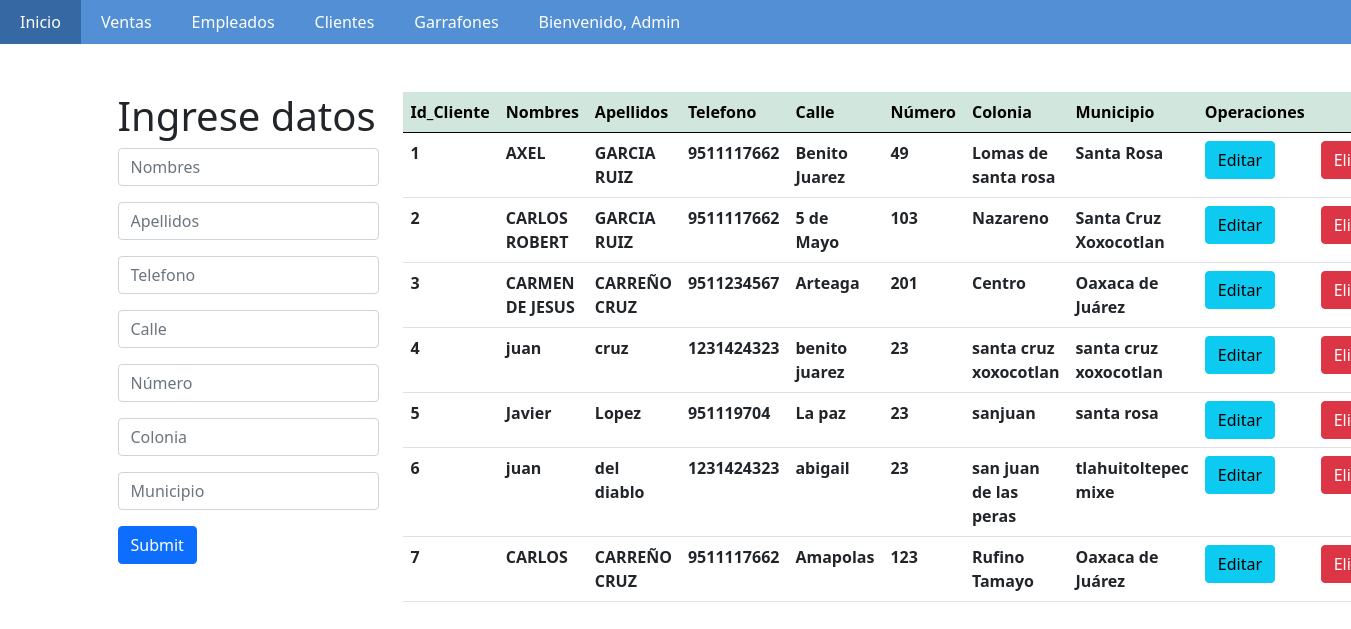
The app's page /cliente/cliente.php (signed in) with its own data.
### tables this page shows
CREATE TABLE `cliente` (
  `Id_Cliente` int(11) NOT NULL,
  `nombres` varchar(50) NOT NULL,
  `apellidos` varchar(50) NOT NULL,
  `telefono` varchar(10) NOT NULL,
  `calle` varchar(60) NOT NULL,
  `numero` varchar(5) NOT NULL,
  `colonia` varchar(100) NOT NULL,
  `Municipio` varchar(100) NOT NULL
);

### cliente/cliente.php (the view, shortened to what this page needs)
<?php
    $con=conectar();
    $sql="SELECT *  FROM cliente";
    $query=mysqli_query($con,$sql);
?>
<!DOCTYPE html>
<html lang="en">
    <head>
        <link href="../style_m.css" rel="stylesheet">
        <link href="https://cdn.jsdelivr.net/npm/bootstrap@5.0.0-beta1/dist/css/bootstrap.min.css" rel="stylesheet">
    </head>
    <body>
    <nav>
			<ul>
			<li><a href="../menu.php">Inicio</a></li>
			<li><a href="../venta/venta.php">Ventas</a></li>
				<li><a href="../empleado/empleado.php">Empleados</a></li>
				<li><a href="cliente.php">Clientes</a></li>
				<li><a href="../garrafon/garrafon.php">Garrafones</a></li>
				<li><a href="#">Bienvenido, <?php echo $_SESSION['nombre']; ?></a>
            </li>
			</ul>
		</nav>
            <div class="container mt-5">
                    <div class="row">
                        <div class="col-md-3">
                            <h1>Ingrese datos</h1>
                                <form action="insertar.php" method="POST">
                                    <input type="text" class="form-control mb-3" name="nombres" placeholder="Nombres">
                                    <input type="text" class="form-control mb-3" name="apellidos" placeholder="Apellidos">
                                    <input type="text" class="form-control mb-3" name="telefono" placeholder="Telefono">
                                    <input type="text" class="form-control mb-3" name="calle" placeholder="Calle">
                                    <input type="text" class="form-control mb-3" name="numero" placeholder="Número">
                                    <input type="text" class="form-control mb-3" name="colonia" placeholder="Colonia">
                                    <input type="text" class="form-control mb-3" name="Municipio" placeholder="Municipio">
                                    <input type="submit" class="btn btn-primary">
                                </form>
                        </div>
                        <div class="col-md-8">
                            <table class="table" >
                                <thead class="table-success table-striped" >
                                    <tr>
                                        <th>Id_Cliente</th>
                                        <th>Nombres</th>
                                        <th>Apellidos</th>
                                        <th>Telefono</th>
                                        <th>Calle</th>
                                        <th>Número</th>
                                        <th>Colonia</th>
                                        <th>Municipio</th>
                                        <th>Operaciones</th>
                                        <th></th>
                                    </tr>
                                </thead>
                                <tbody>
                                        <?php
                                            while($row=mysqli_fetch_array($query)){
                                        ?>
                                            <tr>
                                                <th><?php  echo $row['Id_Cliente']?></th>
                                                <th><?php  echo $row['nombres']?></th>
                                                <th><?php  echo $row['apellidos']?></th>
                                                <th><?php  echo $row['telefono']?></th>
                                                <th><?php  echo $row['calle']?></th>
                                                <th><?php  echo $row['numero']?></th>
                                                <th><?php  echo $row['colonia']?></th>
                                                <th><?php  echo $row['Municipio']?></th>
                                                <th><a href="actualizar.php?id=<?php echo $row['Id_Cliente'] ?>" class="btn btn-info">Editar</a></th>
                                                <th><a href="delete.php?id=<?php echo $row['Id_Cliente'] ?>" class="btn btn-danger">Eliminar</a></th>
                                            </tr>
                                        <?php
                                            }
                                        ?>
                                </tbody>
                            </table>
                        </div>
                    </div>
            </div>
    </body>
</html>

### style_m.css (style rules this page uses)
body { background-image: url("img/agua.jpg"); background-repeat:no-repeat; margin-top: auto; }
nav { background:#528fd5; position: relative; }
nav ul { list-style:none; padding:0; margin:0; overflow:hidden; }
nav > ul > li { float:left; }
nav ul li a { text-decoration:none; color:#fff; display:block; padding:10px 20px; }

### records on screen
cliente: Id_Cliente "1", nombres "AXEL", apellidos "GARCIA RUIZ", telefono "9511117662", calle "Benito Juarez", numero "49", colonia "Lomas de santa rosa", Municipio "Santa Rosa"
cliente: Id_Cliente "2", nombres "CARLOS ROBERT", apellidos "GARCIA RUIZ", telefono "9511117662", calle "5 de Mayo", numero "103", colonia "Nazareno", Municipio "Santa Cruz Xoxocotlan"
cliente: Id_Cliente "3", nombres "CARMEN DE JESUS", apellidos "CARREÑO CRUZ", telefono "9511234567", calle "Arteaga", numero "201", colonia "Centro", Municipio "Oaxaca de Juárez"
cliente: Id_Cliente "4", nombres "juan", apellidos "cruz", telefono "1231424323", calle "benito juarez", numero "23", colonia "santa cruz xoxocotlan", Municipio "santa cruz xoxocotlan"
cliente: Id_Cliente "5", nombres "Javier", apellidos "Lopez", telefono "951119704", calle "La paz", numero "23", colonia "sanjuan", Municipio "santa rosa"
cliente: Id_Cliente "6", nombres "juan", apellidos "del diablo", telefono "1231424323", calle "abigail", numero "23", colonia "san juan de las peras", Municipio "tlahuitoltepec mixe"
cliente: Id_Cliente "7", nombres "CARLOS", apellidos "CARREÑO CRUZ", telefono "9511117662", calle "Amapolas", numero "123", colonia "Rufino Tamayo", Municipio "Oaxaca de Juárez"

### other values on screen
$_SESSION['nombre'] "Admin"
